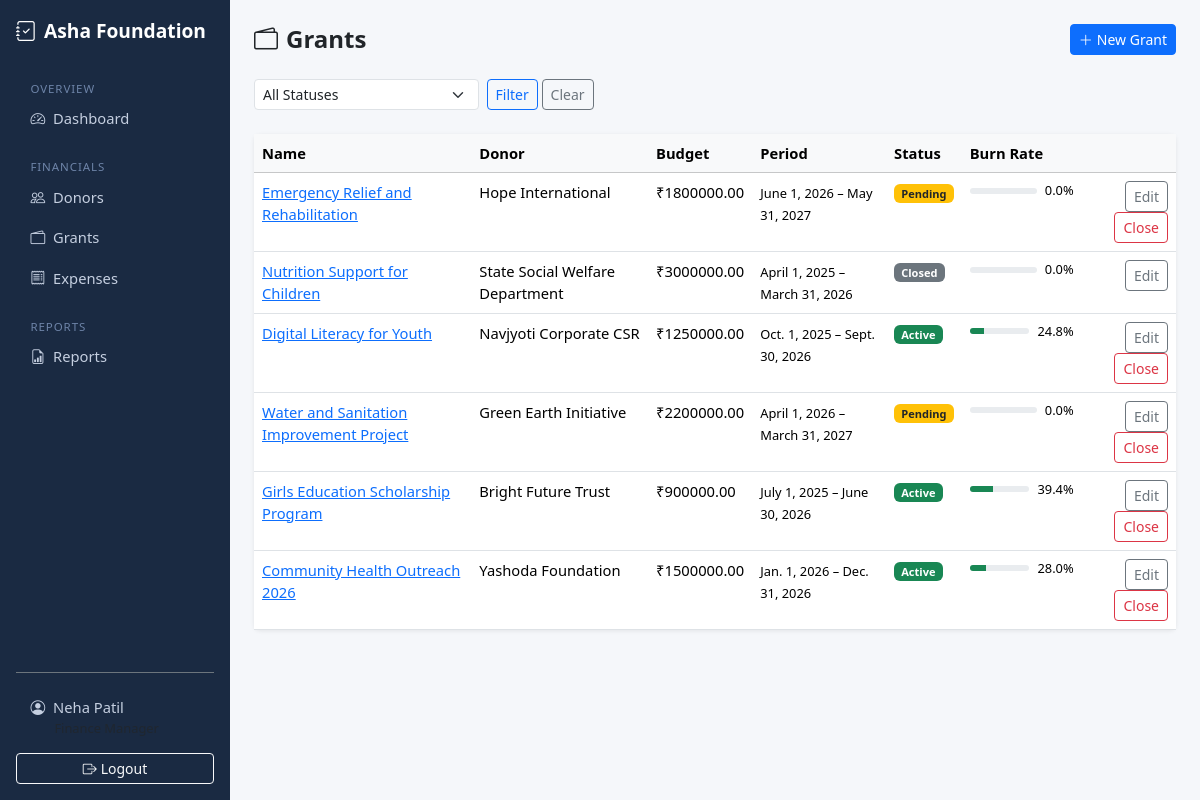
Page /grants/ (signed in) on the earlier database version.
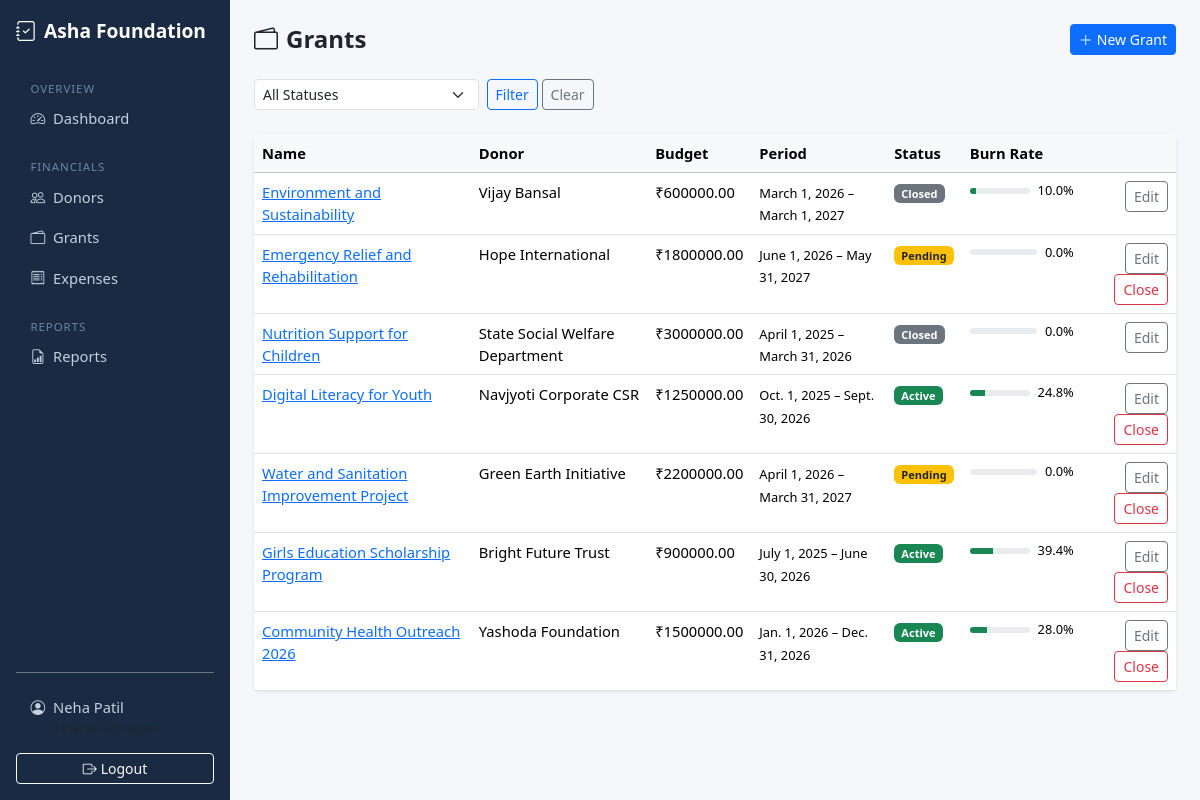
Same page on the later database version.
### apps/grants/models.py (models this page shows, shortened)
class Grant(models.Model):
    STATUS_PENDING = "pending"
    STATUS_ACTIVE = "active"
    STATUS_CLOSED = "closed"
    STATUS_CHOICES = [
        (STATUS_PENDING, "Pending"),
        (STATUS_ACTIVE, "Active"),
        (STATUS_CLOSED, "Closed"),
    ]
    donor = models.ForeignKey(Donor, on_delete=models.PROTECT, related_name="grants")
    name = models.CharField(max_length=250)
    total_amount = models.DecimalField(max_digits=14, decimal_places=2)
    start_date = models.DateField()
    end_date = models.DateField()
    purpose = models.TextField()
    status = models.CharField(max_length=10, choices=STATUS_CHOICES, default=STATUS_PENDING)
    agreement_file = models.FileField(upload_to="grants/agreements/", blank=True, null=True)
    is_active = models.BooleanField(default=True)  # soft delete
    created_at = models.DateTimeField(auto_now_add=True)
    updated_at = models.DateTimeField(auto_now=True)
    class Meta:
        ordering = ["-created_at"]
    @property
    def utilized_amount(self):
        from django.db.models import Sum
        result = self.allocations.filter(expense__is_active=True).aggregate(total=Sum("allocated_amount"))
        return result["total"] or 0
    @property
    def burn_rate(self):
        if self.total_amount == 0:
            return 0
        return round((self.utilized_amount / self.total_amount) * 100, 1)

### apps/donors/models.py (models this page shows, shortened)
class Donor(models.Model):
    TYPE_INDIVIDUAL = "individual"
    TYPE_ORGANIZATION = "organization"
    TYPE_GOVERNMENT = "government"
    TYPE_CORPORATE = "corporate"
    TYPE_CHOICES = [
        (TYPE_INDIVIDUAL, "Individual"),
        (TYPE_ORGANIZATION, "Organization"),
        (TYPE_GOVERNMENT, "Government"),
        (TYPE_CORPORATE, "Corporate"),
    ]
    name = models.CharField(max_length=200)
    donor_type = models.CharField(max_length=20, choices=TYPE_CHOICES, default=TYPE_INDIVIDUAL)
    email = models.EmailField(blank=True)
    phone = models.CharField(max_length=20, blank=True)
    country = models.CharField(max_length=100, default="India")
    address = models.TextField(blank=True)
    pan_number = models.CharField(max_length=20, blank=True, verbose_name="PAN Number")
    notes = models.TextField(blank=True)
    is_active = models.BooleanField(default=True)  # soft delete
    created_at = models.DateTimeField(auto_now_add=True)
    updated_at = models.DateTimeField(auto_now=True)
    class Meta:
        ordering = ["name"]

### apps/grants/views.py (the view)
# urls.py: path("", views.grant_list, name="grant_list"),
@login_required
@role_required("admin", "finance", "auditor")
def grant_list(request):
    grants = Grant.objects.filter(is_active=True).select_related("donor")
    status_filter = request.GET.get("status", "")
    if status_filter:
        grants = grants.filter(status=status_filter)
    return render(request, "grants/grant_list.html", {
        "grants": grants,
        "status_filter": status_filter,
        "status_choices": Grant.STATUS_CHOICES,
    })

### apps/accounts/models.py (called while the page is built)
    @property
    def is_admin_role(self):
        return self.role == self.ROLE_ADMIN

    @property
    def is_finance(self):
        return self.role == self.ROLE_FINANCE

    @property
    def is_auditor(self):
        return self.role == self.ROLE_AUDITOR

    @property
    def can_write(self):
        return self.role == self.ROLE_FINANCE

### apps/grants/templates/grants/grant_list.html (shortened to what this page needs)
{% extends "base.html" %}
{% block content %}
<div class="d-flex justify-content-between align-items-center mb-4">
  <h4 class="fw-bold mb-0"><i class="bi bi-wallet2 me-2"></i>Grants</h4>
  {% if user.can_write %}
  <a href="{% url 'grants:grant_create' %}" class="btn btn-primary btn-sm">
    <i class="bi bi-plus-lg me-1"></i>New Grant
  </a>
  {% endif %}
</div>
<form method="get" class="row g-2 mb-4">
  <div class="col-md-3">
    <select name="status" class="form-select form-select-sm">
      <option value="">All Statuses</option>
    </select>
  </div>
  <div class="col-auto">
    <button type="submit" class="btn btn-sm btn-outline-primary">Filter</button>
    <a href="{% url 'grants:grant_list' %}" class="btn btn-sm btn-outline-secondary">Clear</a>
  </div>
</form>
<div class="card">
  <div class="table-responsive">
    <table class="table table-hover mb-0">
      <thead class="table-light">
        <tr><th>Name</th><th>Donor</th><th>Budget</th><th>Period</th><th>Status</th><th>Burn Rate</th><th></th></tr>
      </thead>
      <tbody>
        {% for grant in grants %}
        <tr>
          <td><a href="{% url 'grants:grant_detail' grant.pk %}">{{ grant.name }}</a></td>
          <td>{{ grant.donor.name }}</td>
          <td>₹{{ grant.total_amount|floatformat:2 }}</td>
          <td><small>{{ grant.start_date }} – {{ grant.end_date }}</small></td>
          <td>
            <span class="badge {% if grant.status == 'active' %}bg-success{% elif grant.status == 'pending' %}bg-warning text-dark{% else %}bg-secondary{% endif %}">
              {{ grant.get_status_display }}
            </span>
          </td>
          <td style="min-width:120px;">
            <div class="d-flex align-items-center gap-2">
              <div class="progress flex-grow-1" style="height:6px;">
                <div class="progress-bar {% if grant.burn_rate >= 90 %}bg-danger{% elif grant.burn_rate >= 70 %}bg-warning{% else %}bg-success{% endif %}"
                     style="width:{{ grant.burn_rate }}%"></div>
              </div>
              <small>{{ grant.burn_rate }}%</small>
            </div>
          </td>
          <td class="text-end">
            {% if user.can_write %}
            <a href="{% url 'grants:grant_edit' grant.pk %}" class="btn btn-sm btn-outline-secondary">Edit</a>
            {% if grant.status != 'closed' %}
            <a href="{% url 'grants:grant_close' grant.pk %}" class="btn btn-sm btn-outline-danger">Close</a>
            {% endif %}
            {% endif %}
          </td>
        </tr>
        {% empty %}
        <tr><td colspan="7" class="text-center py-4 text-muted">No grants found.</td></tr>
        {% endfor %}
      </tbody>
    </table>
  </div>
</div>
{% endblock %}

Differences in the rows shown:
added Grant: name "Environment and Sustainability", donor.name "Vijay Bansal", total_amount "600000.00", start_date "March 1, 2026", end_date "March 1, 2027", status "Closed", burn_rate "10.0"
